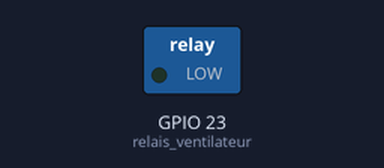
The program below on a simulated ESP32 board running MicroPython. On the bench: switched loads named in the program (green lamp = pin HIGH).

Above: at 2.5 s.
At 7.5 s:
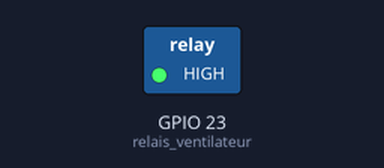
Timing chart, 0 to 13.0 s (numbered marks = the images above):
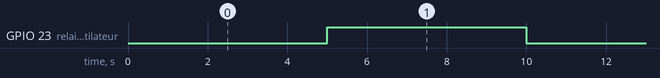

Measured:
- by itself, GPIO 23 (relais_ventilateur): alternates HIGH for 5.0 s and LOW for 5.0 s

The program:

ventilateur.py
```python
from machine import Pin
import time

relais_ventilateur = Pin(23, Pin.OUT) # Règle la broche D23 de la carte ESP32 en mode sortie

while True:
    relais_ventilateur.value(0) # faire tourner le ventilateur
    time.sleep(5)

    relais_ventilateur.value(1) # faire arrêter le ventilateur
    time.sleep(5)
```
